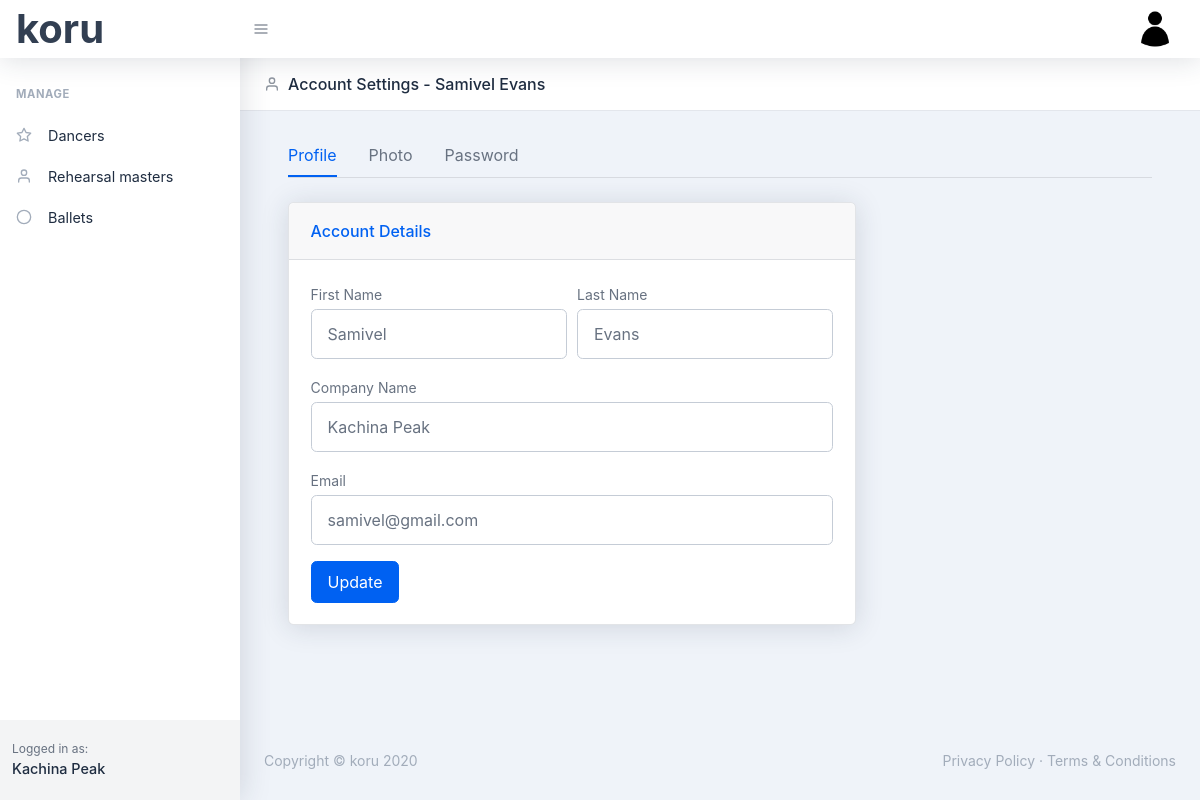
Page /account (signed in) on the earlier database version.
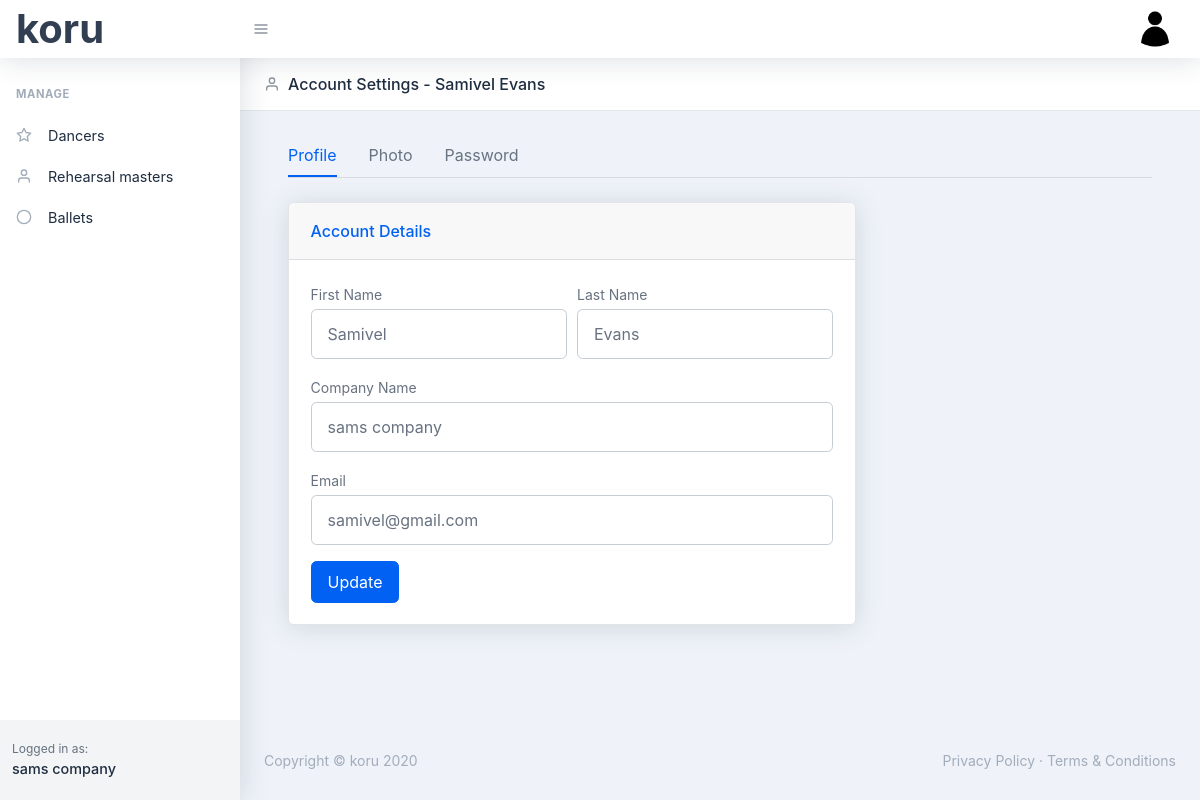
Same page on the later database version.
### koru/models.py (models this page shows, shortened)
class User(db.Model, UserMixin):
    id = db.Column(db.Integer, primary_key=True)
    first_name = db.Column(db.String(30), nullable=False)
    last_name = db.Column(db.String(30), nullable=False)
    company_name = db.Column(db.String(60), nullable=False)
    email = db.Column(db.String(60), unique=True, nullable=False)
    image_file = db.Column(db.String(20), nullable=False, default='default.png')
    password = db.Column(db.String(60), nullable=False)

### koru/routes.py (the view)
@app.route('/account', methods=['GET', 'POST'])
@login_required
def account():
    form = UpdateAccountForm()
    if form.validate_on_submit():
        current_user.first_name = form.first_name.data
        current_user.last_name = form.last_name.data
        current_user.company_name = form.company_name.data
        current_user.email = form.email.data.lower()
        db.session.commit()
        flash('Account Updated', 'success')
        return redirect(url_for('account'))
    elif request.method == 'GET':
        form.first_name.data = current_user.first_name
        form.last_name.data = current_user.last_name
        form.company_name.data = current_user.company_name
        form.email.data = current_user.email
    return render_template('account.html', form=form,)

### koru/forms.py (shortened to what this page needs)
class UpdateAccountForm(FlaskForm):
    first_name = StringField('First Name', validators=[DataRequired()])
    last_name = StringField('Last Name', validators=[DataRequired()])
    company_name = StringField('Company Name', validators=[DataRequired()])
    email = StringField('Email', validators=[DataRequired(), Email()])
    submit = SubmitField('Update')

### koru/models.py (called while the page is built)
@login_manager.user_loader
def load_user(user_id):
    return User.query.get(int(user_id))

### koru/templates/account.html (shortened to what this page needs)
{% extends "layout.html" %}
{% block header %}
<header class="page-header page-header-compact page-header-light border-bottom bg-white mb-4">
    <div class="container-fluid">
        <div class="page-header-content">
            <div class="row align-items-center justify-content-between pt-3">
                <div class="col-auto mb-3">
                    <h1 class="page-header-title">
                        <div class="page-header-icon"><i data-feather="user"></i></div>
                        Account Settings - {{ current_user.first_name }} {{ current_user.last_name }}
                    </h1>
                </div>
            </div>
        </div>
    </div>
</header>
{% endblock %}
{% block main %}
<div class="container mt-4">
    <nav class="nav nav-borders">
        <a class="nav-link active ml-0" href="{{ url_for('account') }}">Profile</a>
        <a class="nav-link" href="{{ url_for('account_photo') }}">Photo</a>
        <a class="nav-link" href="">Password</a>
    </nav>
    <hr class="mt-0 mb-4" />
    <div class="row">
        <div class="col-xl-8">
            <div class="card mb-4">
                <div class="card-header">Account Details</div>
                <div class="card-body">
                    <form method="POST" action="">
                        <div class="form-row">
                            <div class="col-md-6">
                                <div class="form-group">
                                    {{ form.first_name.label(class="small mb-1") }}
                                    {% if form.first_name.errors %}
                                        {{ form.first_name(class="form-control py-4 is-invalid", placeholder="First Name") }}
                                        <div class="invalid-feedback">
                                            {% for error in form.first_name.errors %}
                                                <span>{{ error }}</span>
                                            {% endfor %}
                                        </div>
                                    {% else %}
                                        {{ form.first_name(class="form-control py-4", placeholder="First Name") }}
                                    {% endif %}
                                </div>
                            </div>
                            <div class="col-md-6">
                                <div class="form-group">
                                    {{ form.last_name.label(class="small mb-1") }}
                                    {% if form.last_name.errors %}
                                        {{ form.last_name(class="form-control py-4 is-invalid", placeholder="Last Name") }}
                                        <div class="invalid-feedback">
                                            {% for error in form.last_name.errors %}
                                                <span>{{ error }}</span>
                                            {% endfor %}
                                        </div>
                                    {% else %}
                                        {{ form.last_name(class="form-control py-4", placeholder="Last Name") }}
                                    {% endif %}
                                </div>
                            </div>
                        </div>
                        <div class="form-group">
                            {{ form.company_name.label(class="small mb-1") }}
                            {% if form.company_name.errors %}
                                {{ form.company_name(class="form-control py-4 is-invalid", placeholder="Company Name") }}
                                <div class="invalid-feedback">
                                    {% for error in form.company_name.errors %}
                                        <span>{{ error }}</span>
                                    {% endfor %}
                                </div>
                            {% else %}
                                {{ form.company_name(class="form-control py-4", placeholder="Company Name") }}
                            {% endif %}
                        </div>
                        <div class="form-group">
                            {{ form.email.label(class="small mb-1") }}
                            {% if form.email.errors %}
                                {{ form.email(class="form-control py-4 is-invalid", placeholder="Email Address") }}
                                <div class="invalid-feedback">
                                    {% for error in form.email.errors %}
                                        <span>{{ error }}</span>
                                    {% endfor %}
                                </div>
                            {% else %}
                                {{ form.email(class="form-control py-4", placeholder="Email Address") }}
                            {% endif %}
                        </div>
                        {{ form.submit(class="btn btn-primary") }}
                    </form>
                </div>
            </div>
        </div>
    </div>
</div>
{% endblock %}

### koru/templates/layout.html (shortened to what this page needs)
<!DOCTYPE html>
<html lang="en">
    <head>
        <link href="../static/css/styles.css" rel="stylesheet" />
    </head>
    <body class="nav-fixed">
        <nav class="topnav navbar navbar-expand shadow navbar-light bg-white" id="sidenavAccordion">
            <a class="navbar-brand" style="font-size: 40px;" href="{{ url_for('index') }}">koru</a>
            <button class="btn btn-icon btn-transparent-dark order-1 order-lg-0 mr-lg-2" id="sidebarToggle" href="#"><i data-feather="menu"></i></button>
            <ul class="navbar-nav align-items-center ml-auto">
                {% if current_user.is_authenticated %}
                <li class="nav-item dropdown no-caret mr-2 dropdown-user">
                    <a class="btn btn-icon btn-transparent-dark dropdown-toggle" id="navbarDropdownUserImage" href="javascript:void(0);" role="button" data-toggle="dropdown" aria-haspopup="true" aria-expanded="false"><img class="img-fluid" src="../static/images/accounticon.png" /></a>
                </li>
                {% else %}
                <a class="nav-link" href="{{ url_for('register') }}">Register</a>
                <a class="nav-link" href="{{ url_for('login') }}">Login</a>
                {% endif %}
            </ul>
        </nav>
        <div id="layoutSidenav">
            <div id="layoutSidenav_nav">
                <nav class="sidenav shadow-right sidenav-light">
                    <div class="sidenav-menu">
                        <div class="nav accordion" id="accordionSidenav">
                            <div class="sidenav-menu-heading">Manage</div>
                            <a class="nav-link" href="charts.html">
                                <div class="nav-link-icon"><i data-feather="star"></i></div>
                                Dancers
                            </a>
                            <a class="nav-link" href="tables.html">
                                <div class="nav-link-icon"><i data-feather="user"></i></div>
                                Rehearsal masters
                            </a>
                            <a class="nav-link" href="tables.html">
                                <div class="nav-link-icon"><i data-feather="circle"></i></div>
                                Ballets
                            </a>
                        </div>
                    </div>
                    <div class="sidenav-footer">
                        <div class="sidenav-footer-content">
                            <div class="sidenav-footer-subtitle">Logged in as:</div>
                            <div class="sidenav-footer-title">{{ current_user.company_name }}</div>
                        </div>
                    </div>
                </nav>
            </div>
            <div id="layoutSidenav_content">
                <main>
                    {% block header %} {% endblock %}
                    <div class="container">
                        {% block main %} {% endblock %}
                    </div>
                </main>
                <footer class="footer mt-auto footer-light">
                    <div class="container-fluid">
                        <div class="row">
                            <div class="col-md-6 small">Copyright &copy; koru 2020</div>
                            <div class="col-md-6 text-md-right small">
                                <a href="#!">Privacy Policy</a>
                                &middot;
                                <a href="#!">Terms &amp; Conditions</a>
                            </div>
                        </div>
                    </div>
                </footer>
            </div>
        </div>
    </body>
</html>

Differences in the rows shown:
changed User "Samivel": company_name "Kachina Peak" → "sams company"
